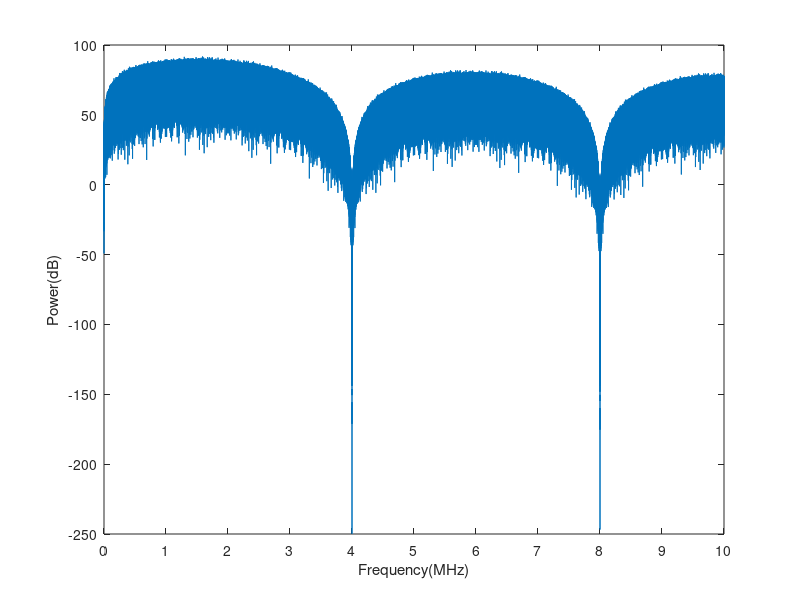

MATLAB code to generate this figure:
%% manchester bandwidth simulation
fs=20e6;
man_fs=2e6;
Len=man_fs*2;
data=round(rand(Len,1));
data_man=reshape([data ~data]',1,[]);
data_raw=reshape((data_man'*ones(1,fs/man_fs/2))',1,[]);
data_raw=data_raw-mean(data_raw);
%% FFT

Y=fft(data_raw,fs);
N=length(Y)/2;
f=linspace(0,fs/2,N)/1e6;
plot(f,20*log10(abs(2*Y(1:N))));
set(gca,'xtick',0:1:10)
xlabel('Frequency(MHz)')
ylabel('Power(dB)')